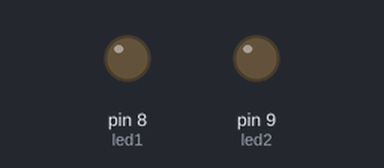
This sketch was run on a simulated Arduino Uno, built with avr-gcc and run on an emulated ATmega328P. Shown: output pins drawn as LEDs (lit = HIGH). Dashed ring = blinking.

Above: at 0.5 s.
At 1.2 s:
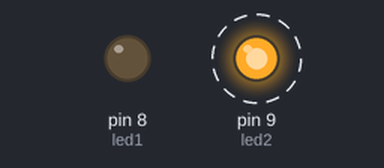
At 4.2 s:
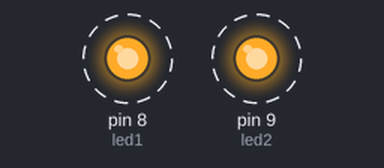
Timing chart, 0 to 4.6 s (numbered marks = the images above):
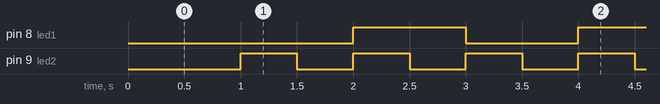

The sketch:

week03_LEDBlink07.ino
```cpp
//LED 깜박이기

int led1 = 8;
int led2 = 9;

void setup() {
  // put your setup code here, to run once:
  //디지털 핀 8번과 9번을 출력핀으로 쓸 것이다.
  pinMode(led1, OUTPUT);
  pinMode(led2, OUTPUT);
}

void loop() {
  // put your main code here, to run repeatedly:

  delay(500);
  digitalWrite(led2, LOW);

  delay(500);
  digitalWrite(led2, HIGH);

  digitalWrite(led1, LOW);

  delay(500);
  digitalWrite(led2, LOW);

  delay(500);
  digitalWrite(led2, HIGH);

  digitalWrite(led1, HIGH);
}
```

Measured:
- by itself, pin 8 (led1): alternates HIGH for 1.0 s and LOW for 1.0 s
- by itself, pin 9 (led2): alternates HIGH for 0.50 s and LOW for 0.50 s
- by itself, everything shown: repeats every 2.0 s, in 4 steps
